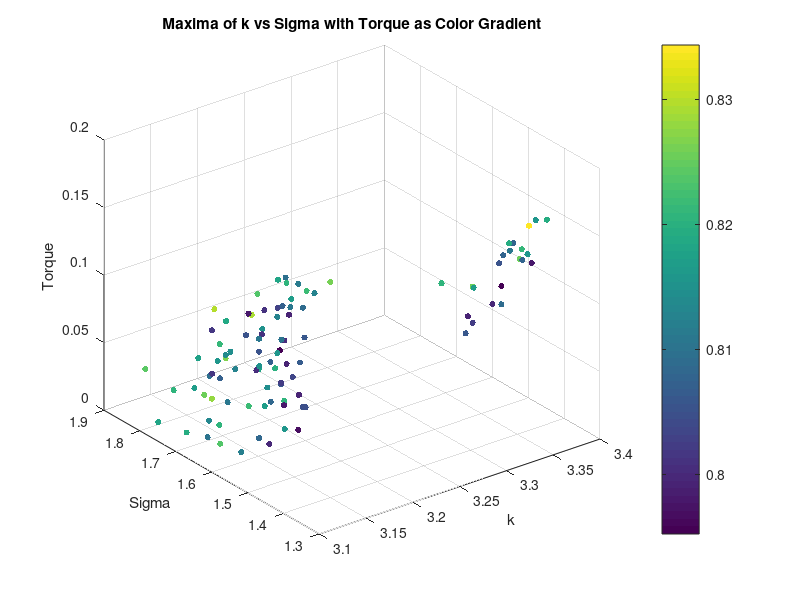
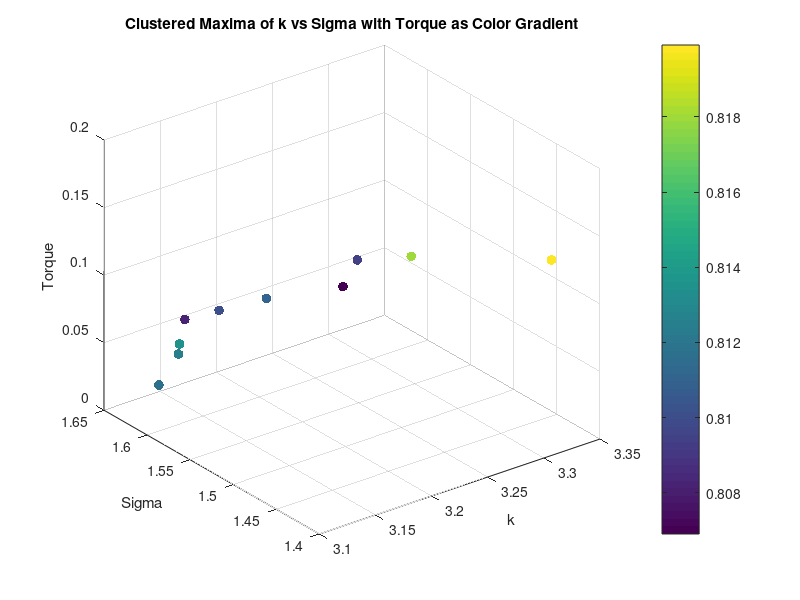
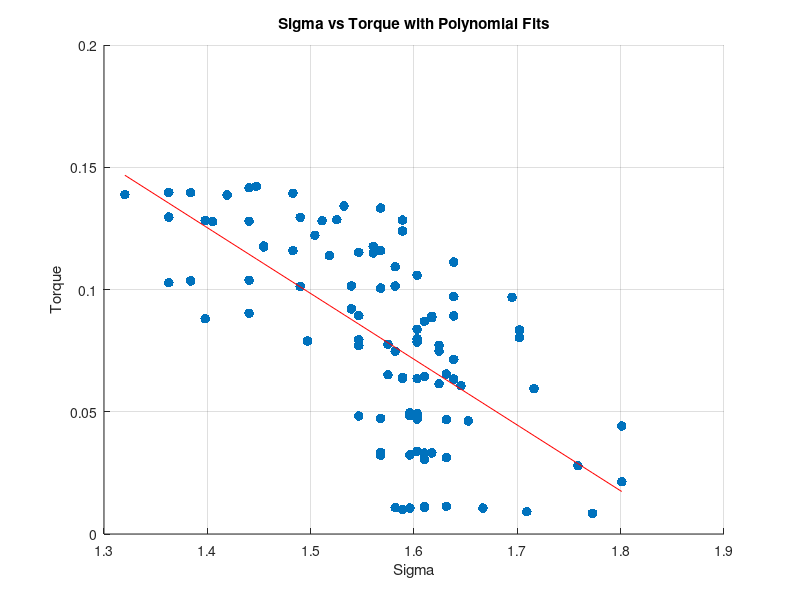
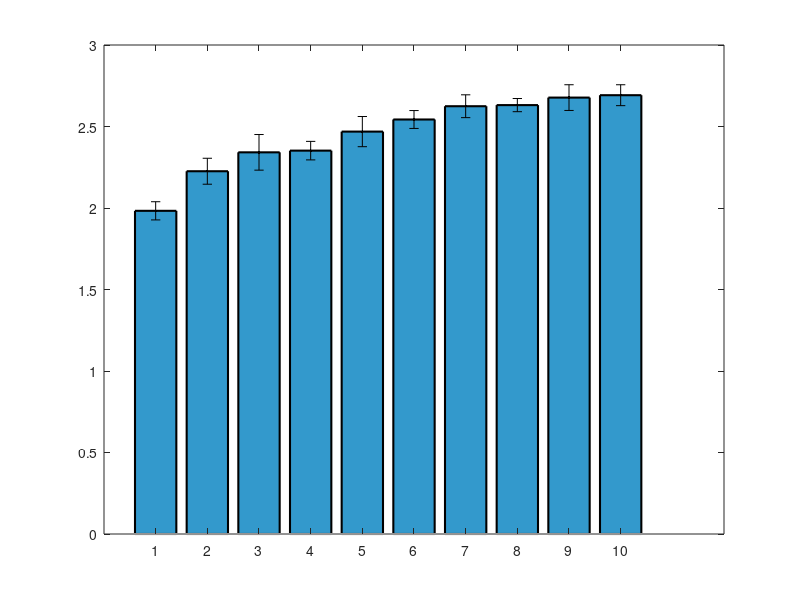

These figures' MATLAB source, in order: (Note: this script raises an error after producing the figures.)
clear all;
close all;


%% Torque Analysis
load('maxima_data.mat');
scatter3(maxima_k, maxima_sigma, torque_values, 20, maxima_corr, 'filled');
xlabel('k');
ylabel('Sigma');
zlabel('Torque');
title('Maxima of k vs Sigma with Torque as Color Gradient');
colorbar;
grid on;
% K means clustering of torque into 10 clusters, taking mean of each cluster k, sigma and corr too
[cluster_idx, cluster_centers] = kmeans(torque_values', 10);
% Take the mean of each cluster
torque_means = zeros(10, 1);
sigma_means = zeros(10, 1);
sigma_stds = zeros(10, 1);
k_means = zeros(10, 1);
corr_means = zeros(10, 1);
for i = 1:10
    torque_means(i) = mean(torque_values(cluster_idx == i));
    sigma_means(i) = mean(maxima_sigma(cluster_idx == i));
    k_means(i) = mean(maxima_k(cluster_idx == i));
    corr_means(i) = mean(maxima_corr(cluster_idx == i));
    sigma_stds(i) = std(maxima_sigma(cluster_idx == i));
end
% Plot the clusters
figure;
scatter3(k_means, sigma_means, torque_means, 50, corr_means, 'filled');
xlabel('k');
ylabel('Sigma');
zlabel('Torque');
title('Clustered Maxima of k vs Sigma with Torque as Color Gradient');
colorbar;
grid on;
% Ensure data is sorted for polyfit
[sigma_sorted, sort_idx] = sort(maxima_sigma);
torque_sorted = torque_values(sort_idx);
% Display correlation between torque and sigma
disp('Correlation between Torque and Sigma:');
disp(corr(torque_sorted', sigma_sorted'));
% Display correlation between torque and sigma^2
disp('Correlation between Torque and Sigma^2:');
disp(corr(torque_sorted', sigma_sorted'.^2));
% Polyfit for sigma vs torque (order 1 and 2)
p1_sigma = polyfit(sigma_sorted, torque_sorted, 1);
% Calculate fitted values and normalized MSE for sigma vs torque
fitted_torque_p1_sigma = polyval(p1_sigma, sigma_sorted);
mse_p1_sigma = mean((torque_sorted - fitted_torque_p1_sigma).^2);
nmse_p1_sigma = mse_p1_sigma / var(torque_sorted);
% Display results for sigma vs torque
disp('Sigma vs Torque:');
disp(['Order 1 nMSE: ', num2str(nmse_p1_sigma)]);
%display correlation between torque and sigma
% Plot for sigma vs torque with polynomial fits (first instance)
figure;
scatter(sigma_sorted, torque_sorted, 50, 'filled','DisplayName', 'Data');
hold on;
plot(sigma_sorted, fitted_torque_p1_sigma, '-r', 'DisplayName', ...
    ['Order 1 Fit: y = ', num2str(p1_sigma(1)), 'x + ', num2str(p1_sigma(2)), ...
    ', nMSE = ', num2str(nmse_p1_sigma)]);
xlabel('Sigma');
ylabel('Torque');
title('Sigma vs Torque with Polynomial Fits');
grid on;

%Plot means of sigma as bar plot with variance as error bars
figure;
[sorted_sigma_means,idx] = sort(sigma_means);
sorted_sigma_stds = sigma_stds(idx);
bar(sorted_sigma_means.^2, 'FaceColor', [0.2 0.6 0.8], 'EdgeColor', 'k', 'LineWidth', 1.5);
% Set the x-ticks to the cluster indices
hold on;
errorbar(sorted_sigma_means.^2,sorted_sigma_stds, 'k.', 'LineWidth', 1.5);
ylim([1.9 3.5]);

xlabel('Torque Number');
ylabel('Mean Sigma');

% Ensure data is sorted for polyfit
[sigma_sorted, sort_idx] = sort(sigma_means);
torque_sorted = torque_means(sort_idx);
%Display correlation between torque and sigma
disp('Correlation between Torque and Sigma:');
disp(corr(torque_sorted, sigma_sorted));
%Display correlation between torque and sigma^2
disp('Correlation between Torque and Sigma^2:');
disp(corr(torque_sorted, sigma_sorted.^2));
% Polyfit for sigma vs torque (order 1 and 2)
p1_sigma = polyfit(sigma_sorted, torque_sorted, 1);
p2_sigma = polyfit(sigma_sorted, torque_sorted, 2);
% Calculate zitted values and normalized MSE for sigma vs torque
fitted_torque_p1_sigma = polyval(p1_sigma, sigma_sorted);
fitted_torque_p2_sigma = polyval(p2_sigma, sigma_sorted);
mse_p1_sigma = mean((torque_sorted - fitted_torque_p1_sigma).^2);
mse_p2_sigma = mean((torque_sorted - fitted_torque_p2_sigma).^2);
nmse_p1_sigma = mse_p1_sigma / var(torque_sorted);
nmse_p2_sigma = mse_p2_sigma / var(torque_sorted);
% Display results for sigma vs torque
disp('Sigma vs Torque:');
disp(['Order 1 nMSE: ', num2str(nmse_p1_sigma)]);
disp(['Order 2 nMSE: ', num2str(nmse_p2_sigma)]);
% Plot for sigma vs torque with polynomial fits (second instance)
figure;
scatter(sigma_sorted, torque_sorted, 50, 'filled', 'DisplayName', 'Data');
hold on;
% plot(sigma_sorted, fitted_torque_p1_sigma, '-r', 'DisplayName', ...
%     ['Order 1 Fit: y = ', num2str(p1_sigma(1)), 'x + ', num2str(p1_sigma(2)), ...
%     ', nMSE = ', num2str(nmse_p1_sigma)]);
% plot(sigma_sorted, fitted_torque_p2_sigma, '--g', 'DisplayName', ...
%     ['Order 2 Fit: y = ', num2str(p2_sigma(1)), 'x^2 + ', num2str(p2_sigma(2)), ...
%     'x + ', num2str(p2_sigma(3)), ', nMSE = ', num2str(nmse_p2_sigma)]);
xlabel('Sigma');
ylabel('Torque');
title('Sigma vs Torque with Polynomial Fits');
grid on;



%% Diameter Analysis
% Saved as diameter_value, k_values(max_k_idx), sigma_values(max_sigma_idx), max_val
load('maxima_data_Diam.mat');

figure;
scatter3(maxima_matrix(:, 2), maxima_matrix(:, 3), maxima_matrix(:, 1), 50, maxima_matrix(:, 1), 'filled'); 
xlabel('k');
ylabel('Sigma');
zlabel('Diameter');
title('Maxima of k vs Sigma with Diameter as Color Gradient');
colorbar;
grid on;

% K vs d
% Ensure data is sorted for polyfit
[k_sorted, sort_idx] = sort(maxima_matrix(:, 2));
d_sorted = maxima_matrix(sort_idx, 1);
% Display correlation between d and k
disp('Correlation between Diameter and k:');
disp(corr(d_sorted, k_sorted));

%plot for k vs diam with polynomial fits
figure;
scatter(k_sorted, d_sorted, 50, 'filled', 'DisplayName', 'Data');
grid on;
hold on;
p1_k = polyfit(k_sorted, d_sorted, 1);
fitted_d_p1_k = polyval(p1_k, k_sorted);
mse_p1_k = mean((d_sorted - fitted_d_p1_k).^2);
nmse_p1_k = mse_p1_k / var(d_sorted);
disp('Diameter vs k:');
disp(['Order 1 nMSE: ', num2str(nmse_p1_k)]);
% plot(k_sorted, fitted_d_p1_k, '-r', 'DisplayName', ...
%     ['Order 1 Fit: y = ', num2str(p1_k(1)), 'x + ', num2str(p1_k(2)), ...
%     ', nMSE = ', num2str(nmse_p1_k)]);
xlabel('k');
ylabel('Diameter');
title('k vs Diameter with Polynomial Fits');
legend('show');

% Compute mean and std of sigma for each unique diameter
unique_diameters = unique(maxima_matrix(:, 1));
sigma_means_diameter = zeros(size(unique_diameters));
sigma_stds_diameter = zeros(size(unique_diameters));

for i = 1:length(unique_diameters)
    sigma_values_for_diameter = maxima_matrix(maxima_matrix(:, 1) == unique_diameters(i), 3);
    sigma_means_diameter(i) = mean(sigma_values_for_diameter);
    sigma_stds_diameter(i) = std(sigma_values_for_diameter);
end

% Bar plot of mean sigma with error bars for each diameter
figure;
bar(unique_diameters, sigma_means_diameter, 'FaceColor', [0.2 0.6 0.8], 'EdgeColor', 'k', 'LineWidth', 1.5);
hold on;
errorbar(unique_diameters, sigma_means_diameter, sigma_stds_diameter, 'k.', 'LineWidth', 1.5);
xlabel('Diameter');
ylabel('Mean Sigma');
title('Mean Sigma for Each Diameter with Error Bars');
grid on;
